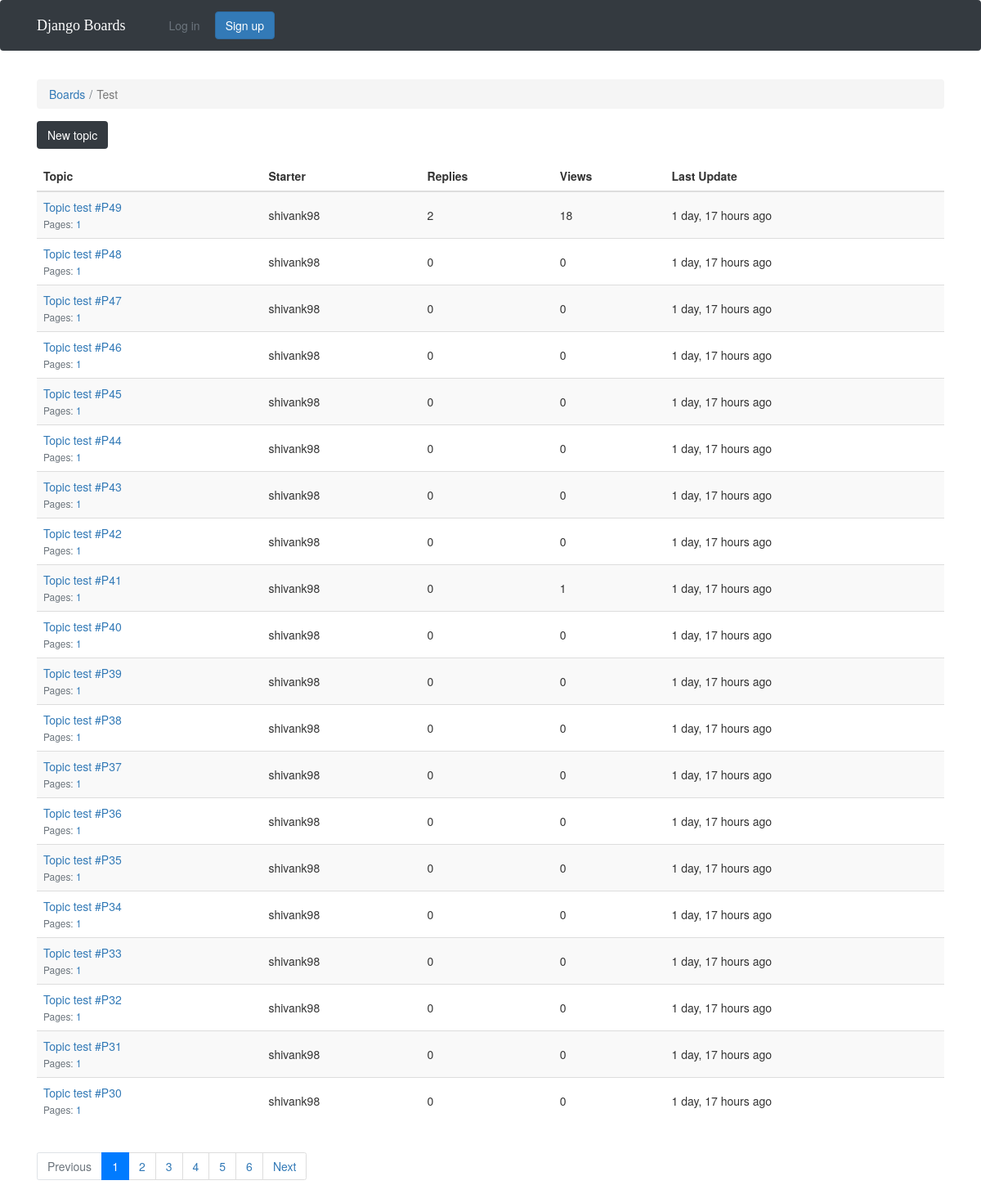
The app's page /boards/1/, older data.
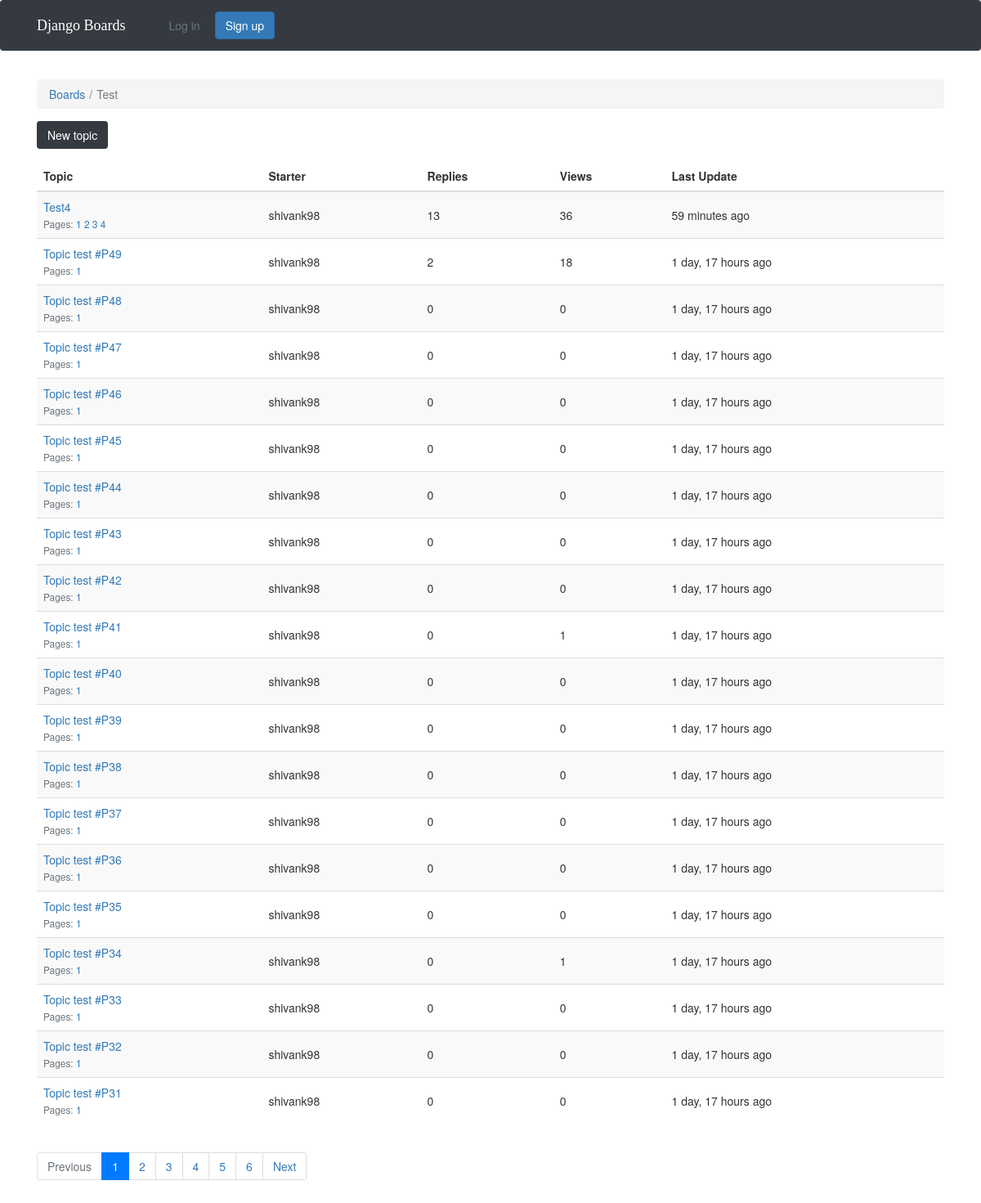
The same page, newer data.
### boards/models.py (models this page shows, shortened)
class Topic(models.Model):
	subject = models.CharField(max_length=255)
	last_updated = models.DateTimeField(auto_now_add=True)
	board = models.ForeignKey(Board, related_name='topics')
	starter = models.ForeignKey(User, related_name='topics')
	views = models.PositiveIntegerField(default=0)
	def get_page_count(self):
		count = self.posts.count()
		pages = count/4
		return math.ceil(pages)
	def has_many_pages(self, count = None):
		if count is None:
			count = self.get_page_count()
		return count > 6
	def get_page_range(self):
		count = self.get_page_count()
		if self.has_many_pages(count):
			return range(1,3)
		return range(1, count+1)

### boards/views.py (the view)
# urls.py: url(r'^boards/(?P<pk>\d+)/$', views.TopicListView.as_view(), name='board_topics'),
class TopicListView(ListView):
    model = Topic
    context_object_name = 'topics'
    template_name = 'topics.html'
    paginate_by = 20
    def get_context_data(self, **kwargs):
        kwargs['board'] = self.board
        return super().get_context_data(**kwargs)
    def get_queryset(self):
        self.board = get_object_or_404(Board, pk=self.kwargs.get('pk'))
        queryset = self.board.topics.order_by('-last_updated').annotate(replies=Count('posts') - 1)
        return queryset

### templates/topics.html (shortened to what this page needs)
{% extends 'base.html' %}
{% load humanize %}
{% block breadcrumb %}
  <li class="breadcrumb-item"><a href="{% url 'home' %}">Boards</a></li>
  <li class="breadcrumb-item active">{{ board.name }}</li>
{% endblock %}
{% block content %}
  <div class="mb-4">
    <a href="{% url 'new_topic' board.pk %}" class="btn btn-dark">New topic</a>
  </div>
  <table class="table table-striped mb-4">
    <thead class="thead-inverse">
      <tr>
        <th>Topic</th>
        <th>Starter</th>
        <th>Replies</th>
        <th>Views</th>
        <th>Last Update</th>
      </tr>
    </thead>
    <tbody>
      {% for topic in topics %}
        {% url 'topic_posts' board.pk topic.pk as topic_url %}
        <tr>
          <td>
            <p class="mb-0">
              <a href="{{ topic_url }}">{{ topic.subject }}</a>
            </p>
            <small class="text-muted">
              Pages:
              {% for i in topic.get_page_range %}
                <a href="{{ topic_url }}?page={{ i }}">{{ i }}</a>
              {% endfor %}
            </small>
          </td>
          <td class="align-middle">{{ topic.starter.username }}</td>
          <td class="align-middle">{{ topic.replies }}</td>
          <td class="align-middle">{{ topic.views }}</td>
          <td class="align-middle">{{ topic.last_updated|naturaltime }}</td>
        </tr>
      {% endfor %}
    </tbody>
  </table>
  {% include 'includes/pagination.html' %}
{% endblock %}

Row changes from the older to the newer data that the page shows:
no longer on this page (row unchanged): Topic: subject "Topic test #P30", get_page_range "1", starter.username "shivank98", replies "0", views "0", last_updated "1 day, 17 hours ago"
now on this page (row edited): Topic: subject "Test4", get_page_range "1" "2" "3" "4", starter.username "shivank98", replies "13", views "36", last_updated "59 minutes ago"
changed Topic "Topic test #P34": views "0" → "1"
